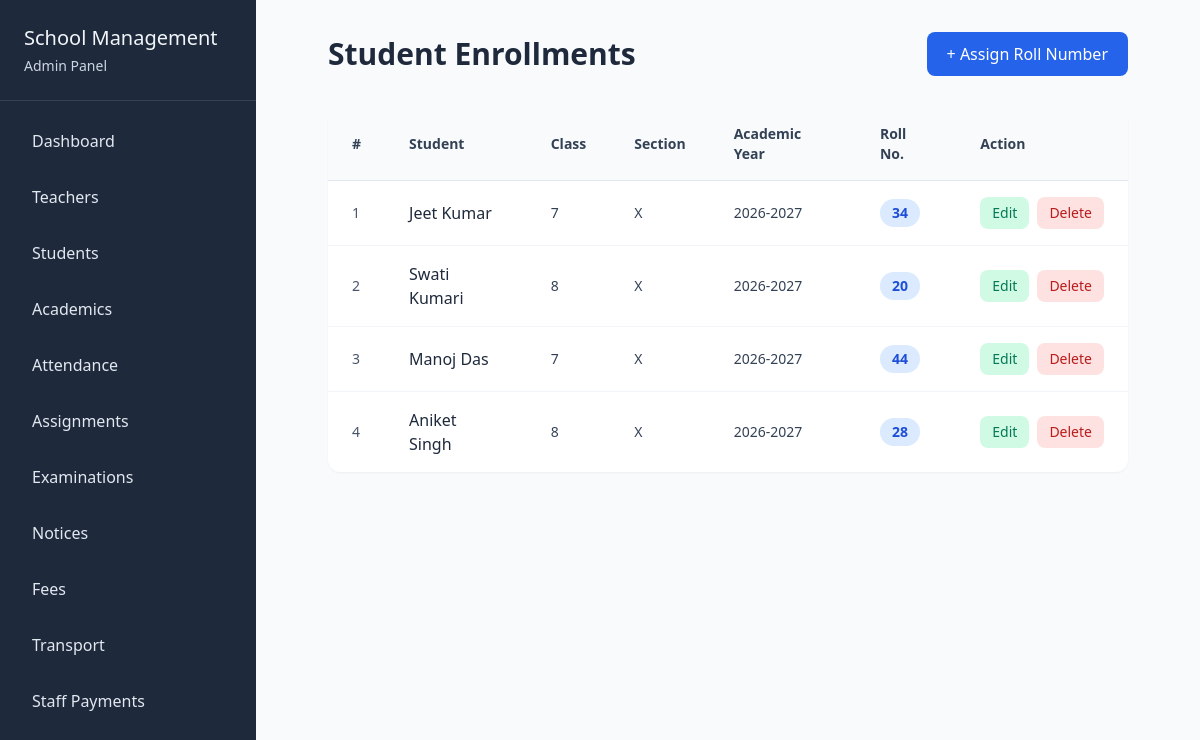
The page /academics/manage/enrollment/ on the database its author committed.
### academics/models.py (models this page shows, shortened)
class StudentEnrollment(models.Model):
    student = models.ForeignKey("students.Student", on_delete=models.CASCADE, related_name="enrollments")
    section = models.ForeignKey(Section, on_delete=models.CASCADE)
    academic_year = models.CharField(max_length=50)
    roll_no = models.IntegerField()
    class Meta:
        constraints = [
            models.UniqueConstraint(
                fields=["section", "academic_year", "roll_no"],
                name="unique_roll_no_in_section_year"
            ),
            models.UniqueConstraint(
                fields=["student", "academic_year"],
                name="unique_student_in_academic_year"
            ),
        ]

class Section(models.Model):
    schoolclass = models.ForeignKey(SchoolClass, on_delete=models.CASCADE)
    name = models.CharField(max_length=10)

class SchoolClass(models.Model):
    name = models.CharField(max_length=50)

### students/models.py (models this page shows)
class Student(models.Model):
    GENDER_CHOICES = (
        ('Male', "Male"),
        ('Female', "Female"),
        ('other', "other")
    )
    user = models.OneToOneField(User, on_delete=models.CASCADE)
    cover_image = models.ImageField(upload_to='student_covers/', null=True, blank=True)
    admission_number = models.CharField(max_length=30)
    phone = models.CharField(max_length=15, null=True, blank=True)
    address = models.TextField()
    date_of_birth = models.DateField()
    gender = models.CharField(max_length=10, choices=GENDER_CHOICES)
    admission_date = models.DateField()
    parent_name = models.CharField(max_length=100)
    parent_phone = models.CharField(max_length=15)
    def __str__(self):
        return self.user.get_full_name()

### academics/views.py (the view)
# urls.py: path("manage/enrollment/", views.manage_enrollments, name="manage_enrollments"),
def manage_enrollments(req):
    data = {
        "enrollments" : StudentEnrollment.objects.all(),
    }
    return render(req, "academics/manage_enrollment.html", data)

### academics/templates/academics/manage_enrollment.html (shortened to what this page needs)
{% extends 'school_admin/base.html' %}
{% block content %}
<div class="flex-1 p-8">
    <div class="px-10">
        <div class="flex items-center justify-between mb-8">
            <h1 class="text-3xl font-semibold text-slate-800">Student Enrollments</h1>
            <a href="{% url 'insert_enrollment' %}" class="bg-blue-600 hover:bg-blue-700 text-white px-5 py-2.5 rounded-lg font-medium">+ Assign Roll Number</a>
        </div>
        <div class="bg-white rounded-xl shadow-sm overflow-hidden">
            <div class="overflow-x-auto">
                <table class="w-full">
                    <thead class="bg-slate-50 border-b border-slate-200">
                        <tr>
                            <th class="px-6 py-4 text-left text-sm font-semibold text-slate-700">#</th>
                            <th class="px-6 py-4 text-left text-sm font-semibold text-slate-700">Student</th>
                            <th class="px-6 py-4 text-left text-sm font-semibold text-slate-700">Class</th>
                            <th class="px-6 py-4 text-left text-sm font-semibold text-slate-700">Section</th>
                            <th class="px-6 py-4 text-left text-sm font-semibold text-slate-700">Academic Year</th>
                            <th class="px-6 py-4 text-left text-sm font-semibold text-slate-700">Roll No.</th>
                            <th class="px-6 py-4 text-left text-sm font-semibold text-slate-700">Action</th>
                        </tr>
                    </thead>
                    <tbody class="divide-y divide-slate-100">
                        {% for enrollment in enrollments %}
                        <tr class="hover:bg-slate-50">
                            <td class="px-6 py-4 text-sm text-slate-600">{{ forloop.counter }}</td>
                            <td class="px-6 py-4">
                                <div class="font-medium text-slate-800">{{ enrollment.student }}</div>
                            </td>
                            <td class="px-6 py-4 text-sm text-slate-700">{{ enrollment.section.schoolclass.name }}</td>
                            <td class="px-6 py-4 text-sm text-slate-700">{{ enrollment.section.name }}</td>
                            <td class="px-6 py-4 text-sm text-slate-700">{{ enrollment.academic_year }}</td>
                            <td class="px-6 py-4">
                                <span class="inline-flex items-center justify-center bg-blue-100 text-blue-700 px-3 py-1 rounded-full text-sm font-semibold">{{ enrollment.roll_no }}</span>
                            </td>
                            <td class="px-6 py-4">
                                <div class="flex items-center gap-2">
                                    <a href="{% url "edit_enrollment" enrollment.id %}" class="px-3 py-1.5 bg-emerald-100 text-emerald-700 rounded-lg text-sm font-medium hover:bg-emerald-200">Edit</a>
                                    <a href="{% url "delete_enrollment" enrollment.id %}" onclick="return confirm('Are you sure you want to delete this student enrollment?')" class="px-3 py-1.5 bg-red-100 text-red-700 rounded-lg text-sm font-medium hover:bg-red-200">Delete</a>
                                </div>
                            </td>
                        </tr>
                        {% endfor %}
                    </tbody>
                </table>
            </div>
        </div>
    </div>
</div>
{% endblock %}

### rows shown on the page
StudentEnrollment: student "Jeet Kumar", section.schoolclass.name "7", section.name "X", academic_year "2026-2027", roll_no "34"
StudentEnrollment: student "Swati Kumari", section.schoolclass.name "8", section.name "X", academic_year "2026-2027", roll_no "20"
StudentEnrollment: student "Manoj Das", section.schoolclass.name "7", section.name "X", academic_year "2026-2027", roll_no "44"
StudentEnrollment: student "Aniket Singh", section.schoolclass.name "8", section.name "X", academic_year "2026-2027", roll_no "28"
